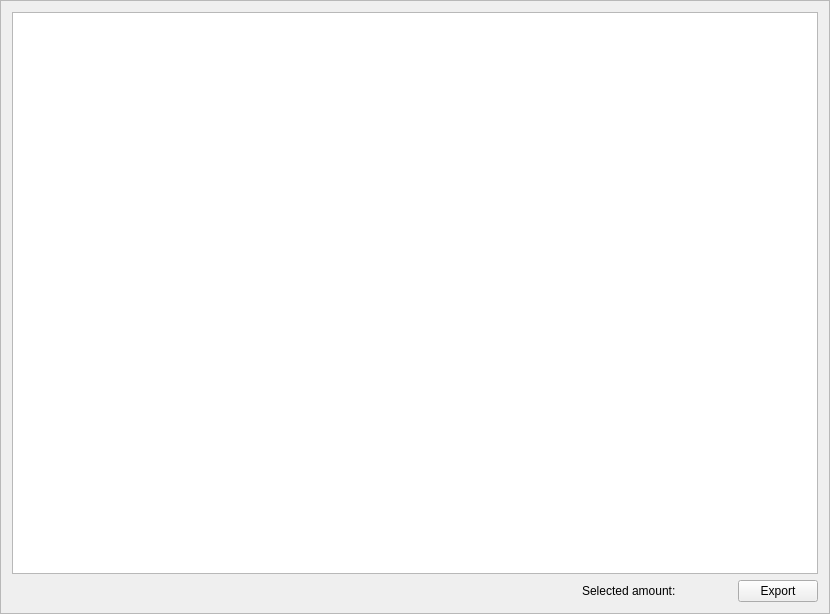
<?xml version="1.0" encoding="UTF-8"?>
<ui version="4.0">
 <class>TransactionsFrame</class>
 <widget class="QFrame" name="TransactionsFrame">
  <property name="geometry">
   <rect>
    <x>0</x>
    <y>0</y>
    <width>830</width>
    <height>614</height>
   </rect>
  </property>
  <property name="windowTitle">
   <string>Frame</string>
  </property>
  <property name="frameShape">
   <enum>QFrame::StyledPanel</enum>
  </property>
  <property name="frameShadow">
   <enum>QFrame::Raised</enum>
  </property>
  <layout class="QVBoxLayout" name="verticalLayout">
   <item>
    <widget class="QTreeView" name="m_transactionsView">
     <property name="sizeAdjustPolicy">
      <enum>QAbstractScrollArea::AdjustIgnored</enum>
     </property>
     <property name="editTriggers">
      <set>QAbstractItemView::AnyKeyPressed|QAbstractItemView::CurrentChanged|QAbstractItemView::EditKeyPressed|QAbstractItemView::SelectedClicked</set>
     </property>
     <property name="alternatingRowColors">
      <bool>true</bool>
     </property>
     <property name="selectionMode">
      <enum>QAbstractItemView::MultiSelection</enum>
     </property>
     <property name="rootIsDecorated">
      <bool>false</bool>
     </property>
     <property name="uniformRowHeights">
      <bool>true</bool>
     </property>
     <property name="itemsExpandable">
      <bool>false</bool>
     </property>
     <property name="sortingEnabled">
      <bool>false</bool>
     </property>
     <attribute name="headerCascadingSectionResizes">
      <bool>true</bool>
     </attribute>
     <attribute name="headerShowSortIndicator" stdset="0">
      <bool>false</bool>
     </attribute>
    </widget>
   </item>
   <item>
    <layout class="QHBoxLayout" name="horizontalLayout">
     <item>
      <spacer name="horizontalSpacer">
       <property name="orientation">
        <enum>Qt::Horizontal</enum>
       </property>
       <property name="sizeHint" stdset="0">
        <size>
         <width>60</width>
         <height>20</height>
        </size>
       </property>
      </spacer>
     </item>
     <item>
      <widget class="QLabel" name="m_selectedAmountLabel">
       <property name="text">
        <string>Selected amount: </string>
       </property>
      </widget>
     </item>
     <item>
      <widget class="QLabel" name="m_selectedAmount">
       <property name="text">
        <string/>
       </property>
      </widget>
     </item>
     <item>
      <spacer name="horizontalSpacer_2">
       <property name="orientation">
        <enum>Qt::Horizontal</enum>
       </property>
       <property name="sizeType">
        <enum>QSizePolicy::Fixed</enum>
       </property>
       <property name="sizeHint" stdset="0">
        <size>
         <width>40</width>
         <height>20</height>
        </size>
       </property>
      </spacer>
     </item>
     <item>
      <widget class="QPushButton" name="m_csvButton">
       <property name="text">
        <string>Export</string>
       </property>
       <property name="icon">
        <iconset resource="../../resources.qrc">
         <normaloff>:/icons/export</normaloff>:/icons/export</iconset>
       </property>
      </widget>
     </item>
    </layout>
   </item>
  </layout>
 </widget>
 <resources>
  <include location="../../resources.qrc"/>
 </resources>
 <connections>
  <connection>
   <sender>m_csvButton</sender>
   <signal>clicked()</signal>
   <receiver>TransactionsFrame</receiver>
   <slot>exportToCsv()</slot>
   <hints>
    <hint type="sourcelabel">
     <x>761</x>
     <y>587</y>
    </hint>
    <hint type="destinationlabel">
     <x>414</x>
     <y>306</y>
    </hint>
   </hints>
  </connection>
  <connection>
   <sender>m_transactionsView</sender>
   <signal>doubleClicked(QModelIndex)</signal>
   <receiver>TransactionsFrame</receiver>
   <slot>showTransactionDetails(QModelIndex)</slot>
   <hints>
    <hint type="sourcelabel">
     <x>414</x>
     <y>287</y>
    </hint>
    <hint type="destinationlabel">
     <x>414</x>
     <y>306</y>
    </hint>
   </hints>
  </connection>
 </connections>
 <slots>
  <slot>exportToCsv()</slot>
  <slot>showTransactionDetails(QModelIndex)</slot>
 </slots>
</ui>
